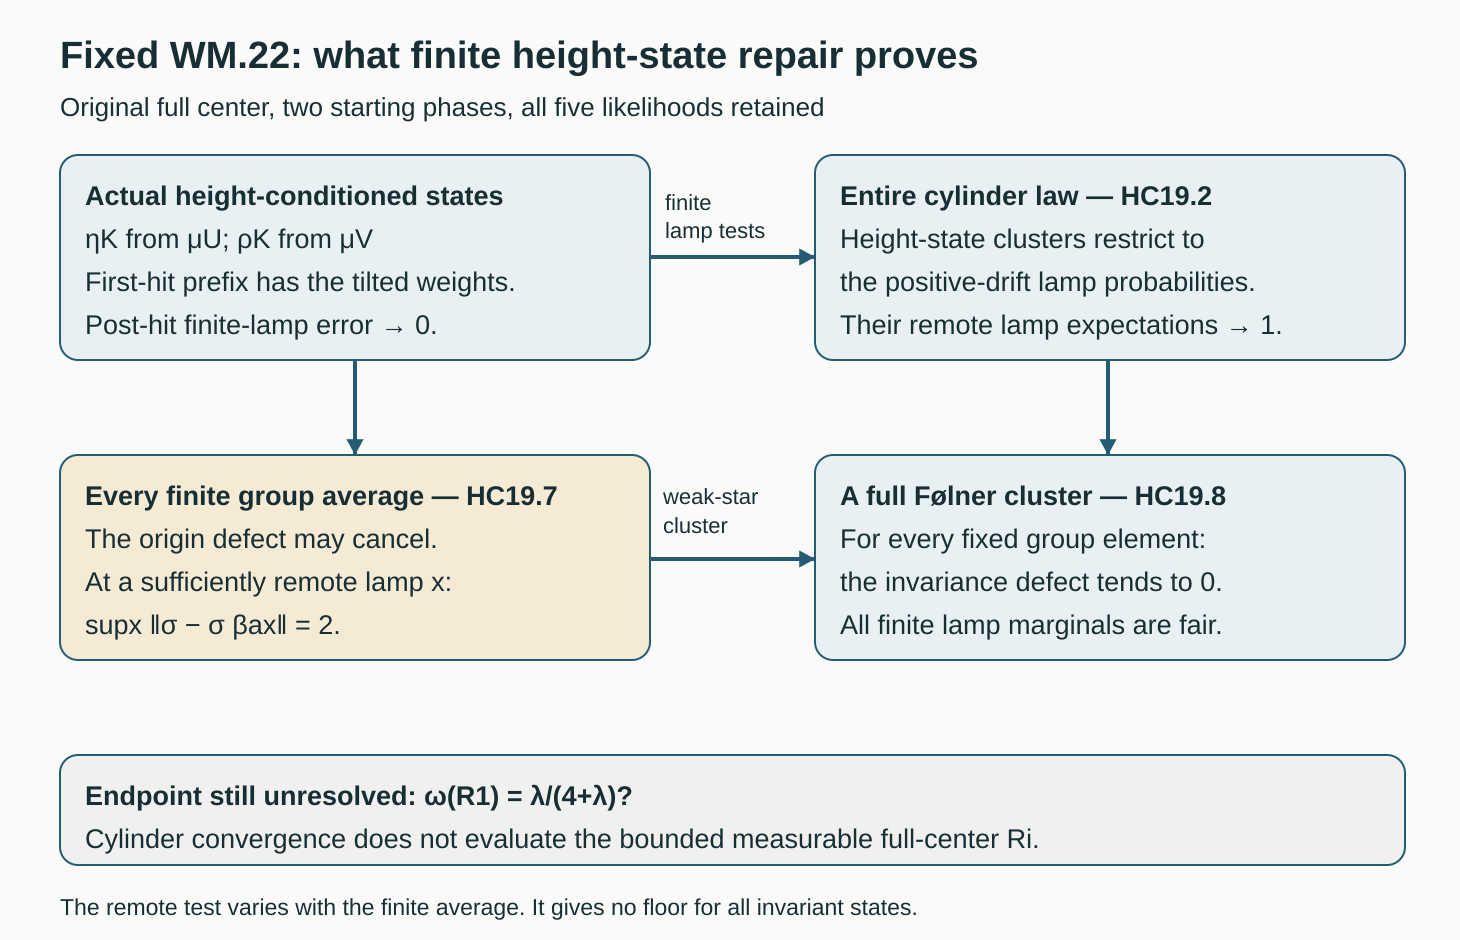

Here is the Python script that generated this plot:
from pathlib import Path
from PIL import Image, ImageDraw, ImageFont
import html

ROOT = Path(__file__).resolve().parent
W, H = 1460, 940
bg, ink, blue, pale, amber = '#fafbf9', '#172e35', '#245c74', '#e8f0f3', '#f5ead3'
FONT = Path('C:/Windows/Fonts/segoeui.ttf')
FONT_B = Path('C:/Windows/Fonts/segoeuib.ttf')
im = Image.new('RGB', (W, H), bg)
d = ImageDraw.Draw(im)
svg = [f'<svg xmlns="http://www.w3.org/2000/svg" width="{W}" height="{H}" viewBox="0 0 {W} {H}">',
       f'<rect width="{W}" height="{H}" fill="{bg}"/>']

def txt(x, y, s, size=28, bold=False, color=ink):
    f = ImageFont.truetype(str(FONT_B if bold else FONT), size)
    d.text((x, y), s, font=f, fill=color)
    weight = '700' if bold else '400'
    svg.append(f'<text x="{x}" y="{y+size}" fill="{color}" font-family="Segoe UI,Arial,sans-serif" font-size="{size}" font-weight="{weight}">{html.escape(s)}</text>')

def box(x, y, w, h, lines, fill=pale):
    d.rounded_rectangle((x, y, x+w, y+h), radius=18, fill=fill, outline=blue, width=2)
    svg.append(f'<rect x="{x}" y="{y}" width="{w}" height="{h}" rx="18" fill="{fill}" stroke="{blue}" stroke-width="2"/>')
    for k, line in enumerate(lines):
        txt(x+25, y+23+k*43, line, 27, k==0)

def arrow(x1, y1, x2, y2):
    import math
    d.line((x1, y1, x2, y2), fill=blue, width=4)
    angle = math.atan2(y2-y1, x2-x1)
    pts = [(x2, y2), (x2-18*math.cos(angle-.5), y2-18*math.sin(angle-.5)), (x2-18*math.cos(angle+.5), y2-18*math.sin(angle+.5))]
    d.polygon(pts, fill=blue)
    svg.append(f'<line x1="{x1}" y1="{y1}" x2="{x2}" y2="{y2}" stroke="{blue}" stroke-width="4"/>')
    svg.append('<polygon points="'+' '.join(f'{x:.2f},{y:.2f}' for x,y in pts)+f'" fill="{blue}"/>')

txt(60, 30, 'Fixed WM.22: what finite height-state repair proves', 38, True)
txt(60, 90, 'Original full center, two starting phases, all five likelihoods retained', 26)
box(60, 155, 590, 205, ['Actual height-conditioned states', 'ηK from μU; ρK from μV', 'First-hit prefix has the tilted weights.', 'Post-hit finite-lamp error → 0.'])
box(815, 155, 590, 205, ['Entire cylinder law — HC19.2', 'Height-state clusters restrict to', 'the positive-drift lamp probabilities.', 'Their remote lamp expectations → 1.'])
arrow(650, 257, 815, 257)
txt(665, 188, 'finite', 22)
txt(665, 216, 'lamp tests', 22)
box(60, 455, 590, 205, ['Every finite group average — HC19.7', 'The origin defect may cancel.', 'At a sufficiently remote lamp x:', 'supx ‖σ − σ βax‖ = 2.'], amber)
box(815, 455, 590, 205, ['A full Følner cluster — HC19.8', 'For every fixed group element:', 'the invariance defect tends to 0.', 'All finite lamp marginals are fair.'])
arrow(355, 360, 355, 455)
arrow(1108, 360, 1108, 455)
arrow(650, 559, 815, 559)
txt(663, 482, 'weak-star', 22)
txt(663, 511, 'cluster', 22)
box(60, 755, 1345, 110, ['Endpoint still unresolved: ω(R1) = λ/(4+λ)?', 'Cylinder convergence does not evaluate the bounded measurable full-center Ri.'], '#f0f1ee')
txt(60, 892, 'The remote test varies with the finite average. It gives no floor for all invariant states.', 23)
svg.append('</svg>')
(ROOT / 'height-cylinders-and-finite-averages-v21.svg').write_text('\n'.join(svg), encoding='utf-8')
im.save(ROOT / 'height-cylinders-and-finite-averages-v21.png')
print({'image': str(ROOT / 'height-cylinders-and-finite-averages-v21.png'), 'width': W, 'height': H})

svg_path=ROOT/"height-cylinders-and-finite-averages-v21.svg"
svg_path.write_text("\n".join(x.rstrip() for x in svg_path.read_text(encoding="utf-8").splitlines()).rstrip()+"\n",encoding="utf-8")
